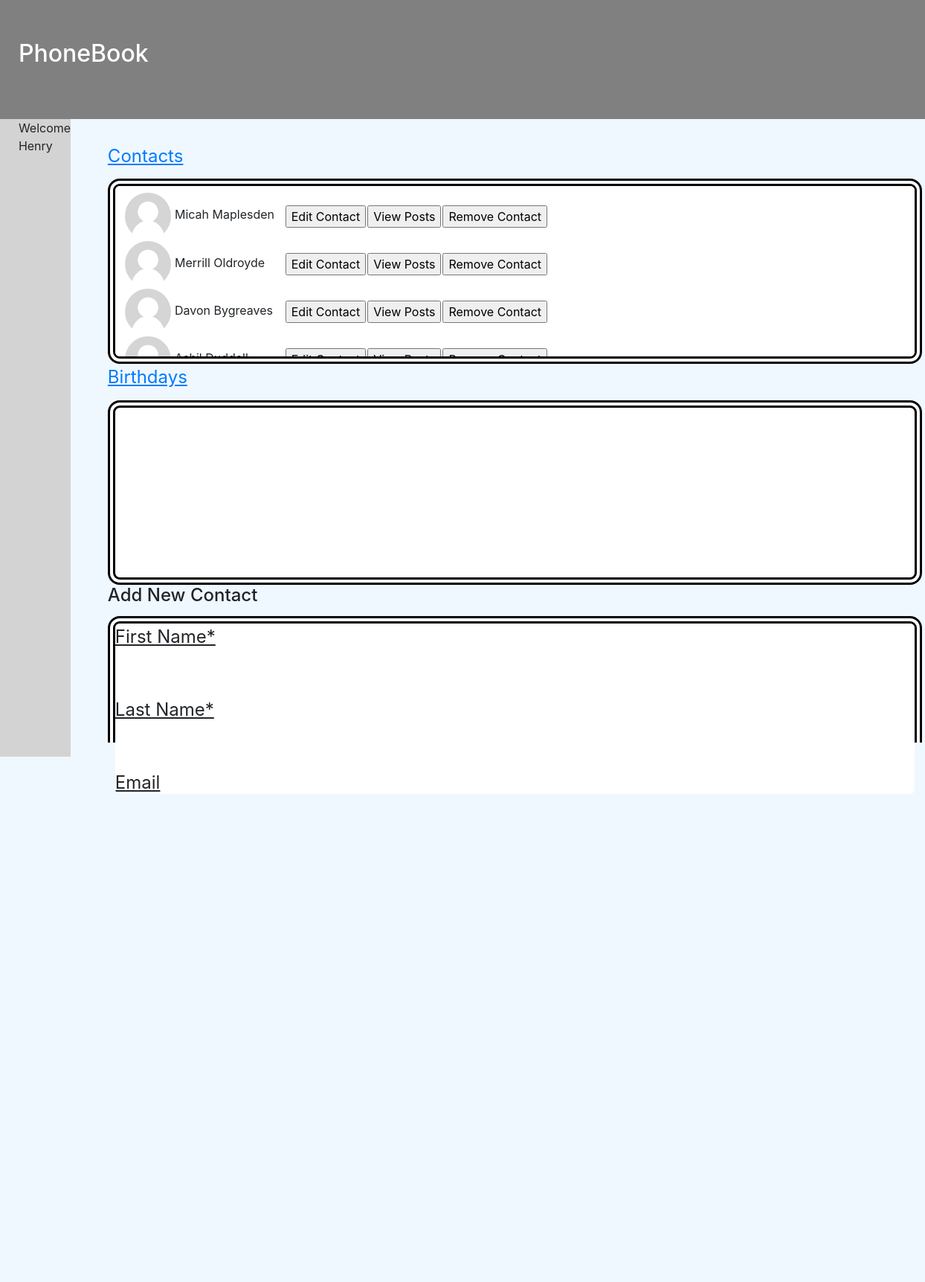
Page /Welcome (signed in) on the committed database.
### tables this page shows
CREATE TABLE Users (
    'user_id',
    'email',
    'username',
    'password',
    'account_created',
    'first_name',
    'last_name',
    PRIMARY KEY(user_id)
);

CREATE TABLE Contact_Info (
    'contact_id' INTEGER PRIMARY KEY AUTOINCREMENT,
    'user_id',
    'first_name',
    'last_name',
    'email',
    'phone',
    'residence',
    'company',
    'birthday',
    'added_date',
    'friendship_score',
    'relationship_context',
    FOREIGN KEY(user_id) REFERENCES users(user_id)
);

### app.py (the view)
@app.route("/Welcome")
def Welcome():
    user_id = session.get('user_id')
    if user_id:
        contacts = get_contacts_by_score(user_id)  # Fetch contacts sorted by friendship_score
        birthday_info = get_birthdays(contacts)
        upcomingbirthdays = birthday_info[0]
        todaybirthdays = birthday_info[1]
        js_contacts = [list(contact) for contact in contacts]
        return render_template("Welcome.html",
                               user_id=user_id,
                               username=get_info_item(user_id, 'first_name'),
                               contacts=contacts,
                               js_contacts=js_contacts,
                               upcomingbirthdays=upcomingbirthdays,
                               todaybirthdays=todaybirthdays)
    return render_template("Welcome.html")

### app.py (called while the page is built)
def get_info_item(USER, item):
    con = sqlite3.connect('PhoneBook.db')
    cur = con.cursor()
    info_item = cur.execute(f"SELECT {item} FROM Users WHERE user_id = {USER}").fetchall()
    con.close()
    return info_item[0][0]

def get_birthdays(contacts):
    today = datetime.datetime.now()
    yearhold = str(today).split('-')[0]
    year = yearhold[2]
    year += yearhold[3]
    year = int(year)
    month = int(str(today).split('-')[1])
    day = int(str(today).split('-')[2].split(' ')[0])
    next7 = []
    birthday = []
    for contact in contacts:
        contactmonth = int(contact[8].split('/')[0])
        contactday = int(contact[8].split('/')[1])
        contactyear = int(contact[8].split('/')[2])
        if contactmonth == month:
            if contactday-7<day and contactday >= day:
                if contactday == day:
                    birthday.append((contact))
                else:
                    next7.append(contact)
    return (next7, birthday)
    return None

def get_contacts_by_score(user_id):
    con = sqlite3.connect('PhoneBook.db')
    cur = con.cursor()
    contacts = cur.execute(f"SELECT * FROM Contact_Info WHERE user_id = ? ORDER BY friendship_score DESC", (user_id,)).fetchall()
    con.close()
    return contacts

### Templates/Welcome.html (shortened to what this page needs)
{% extends 'base.html' %}
{% block content %}
  <div class="header">
    <a href="/Welcome">PhoneBook</a>
  </div>
  <div class="all">
    <div class="sidebar">
        <p>Welcome {{ username }}</p>
    </div>
    <div class="container" id="container">
        <div class = "container" id = "container">
            <div class= "boxholder">
                <a href = "/Contacts">Contacts</a>
                <div class = "welcomebox">
                    <table>
                        {% for i in range(0, contacts|length) %}
                        <tr>
                            <td  class="contact" onclick="toggle(jscontacts[{{i}}], {{i}})">
                                <img class = "photo" src = "../static/empty-profile-grey.jpg"></img>
                                {{contacts[i][2]}}&nbsp;{{contacts[i][3]}}
                            </td>
                            <td>&nbsp;&nbsp;</td>
                            <td>
                                <form action="/Edit/{{contacts[i][0]}}">
                                    <input type="submit" value="Edit Contact" />
                                </form>
                            </td>
                            <td>
                                <form action="{{ url_for('view_contact_posts', contact_id=contacts[i][0]) }}" method="get">
                                    <input type="submit" value="View Posts" />
                                </form>
                            </td>
                            <td>
                                <form method="POST" action="/Remove/{{ contacts[i][0] }}">
                                    <input type="submit" value="Remove Contact" />
                                </form>
                            </td>
                        </tr>
                        {% endfor %}
                    </table>
                </div>
      <div class="boxholder">
        <a href="/Birthdays">Birthdays</a>
        <div class="welcomebox">
        </div>
      </div>
      <div class="boxholder">
        <h4>Add New Contact</h4>
        <div class="welcomebox">
          <form method="POST" action="/add_contact">
            <div class="form-group">
              <label for="first_name">First Name*</label>
              <input type="text" name="first_name" id="first_name" class="form-control" required>
            </div>
            <div class="form-group">
              <label for="last_name">Last Name*</label>
              <input type="text" name="last_name" id="last_name" class="form-control" required>
            </div>
            <div class="form-group">
              <label for="email">Email</label>
            </div>
          </form>
        </div>
      </div>
      <div class="boxholder">
        <h2>Friendship Score Chart</h2>
        <img src="{{ url_for('chart') }}" alt="Friendship Score Chart">
      </div>
    </div>
  </div>
{% endblock %}

### static/style.css (style rules this page uses)
body { background-color: aliceblue; margin:0; padding: 0; }
.header { position: relative; padding-top:6vh; padding-left:2vw; height:20vh; background-color: gray; border: none none solid 5px black; }
.header > a { text-decoration: unset; color:white; font-weight: 500; font-size: xx-large; }
.container { display: flex; justify-content: flex-start; flex-direction: column; padding-left: 2vw; padding-right:3vw; column-gap: 3vw; max-width: 100vw; width:93vw; padding-top:2vh; }
.boxholder { flex:1; min-width: 0; }
.welcomebox { margin-top: 1vw; height:20vw; overflow:scroll; border-radius: 2vh; background-color: white; border: double 10px black; }
.photo { width:5vw; height:5vw; border-radius: 50%; }
label, a { font-size: x-large; text-decoration: underline; }
.contact { margin-left:5vw; }
.all { display: flex; flex-direction: row; }
.sidebar { background-color: lightgray; width:22vw; height:140vh; padding-left: 2vw; }
table { margin-top:1vh; margin-bottom:1vh ; margin-left:1vw; }

### rows in the picture
Users: first_name "Henry"
Contact_Info: first_name "Micah", last_name "Maplesden"
Contact_Info: first_name "Merrill", last_name "Oldroyde"
Contact_Info: first_name "Davon", last_name "Bygreaves"
Contact_Info: first_name "Ashil", last_name "Duddell"
